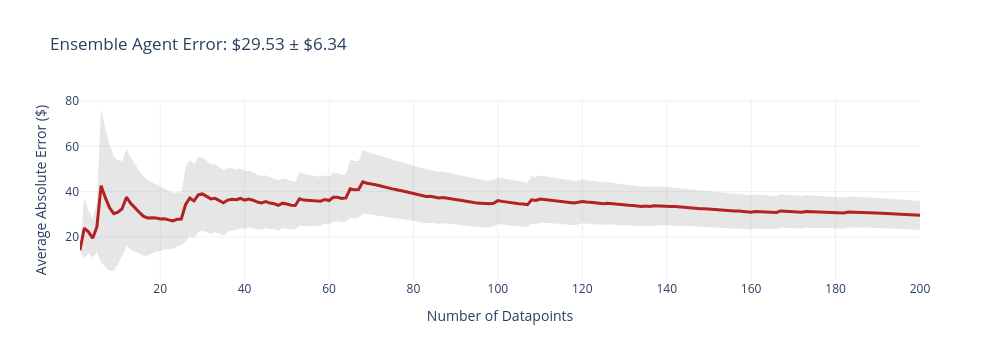
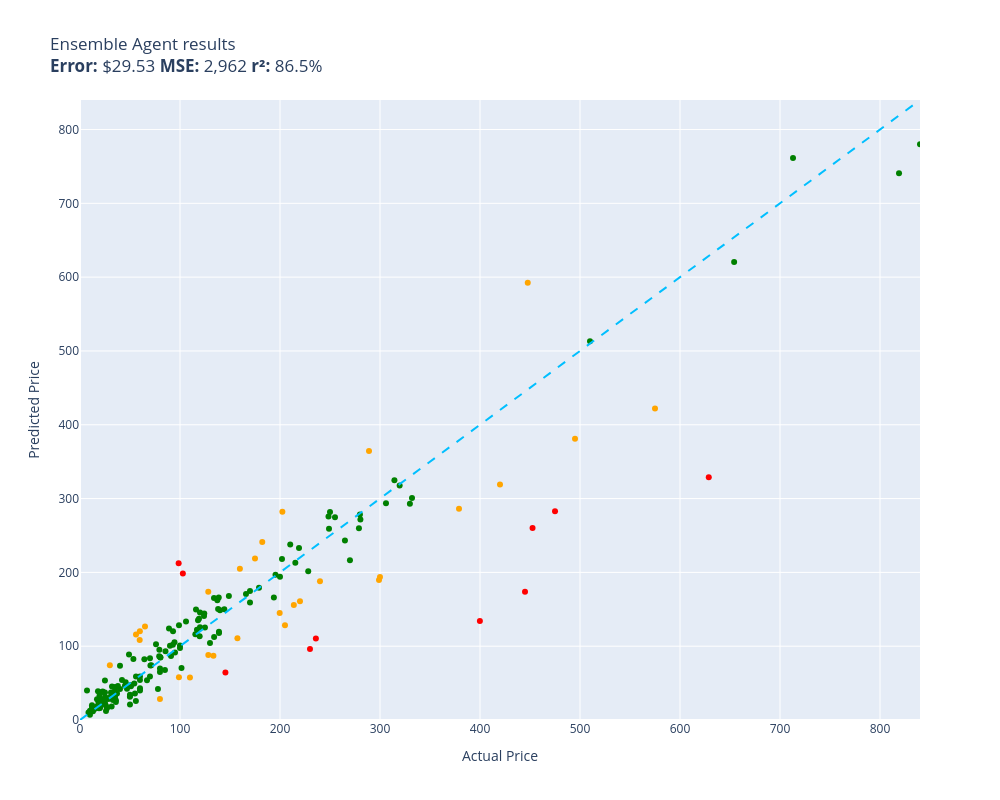

The cell these charts' notebook holds for them, in order:
### Code cell
evaluate(ensemble_agent,test)

### Figure 1 — Plotly figure (JSON) as saved in the notebook; plotly's stock layout.template omitted (floating-point values rounded to 4 significant figures; data arrays with more than 128 entries replaced by an {"elided": "..."} marker saying what was removed)
{"data": [{"fill": "toself", "fillcolor": "rgba(128,128,128,0.2)", "hoverinfo": "skip", "line": {"color": "rgba(255,255,255,0)"}, "name": "95% CI", "showlegend": false, "type": "scatter", "x": {"elided": "400 int values"}, "y": {"elided": "400 float values"}}, {"customdata": {"elided": "200x1 float values"}, "hovertemplate": "n=%{x}<br>Avg Error=$%{y:,.2f}<br>±95% CI=$%{customdata[0]:,.2f}<extra></extra>", "line": {"color": "firebrick", "width": 3}, "mode": "lines", "name": "Cumulative Avg Error", "type": "scatter", "x": {"elided": "200 int values"}, "y": {"elided": "200 float values"}}], "layout": {"height": 360, "showlegend": false, "title": {"text": "Ensemble Agent Error: $29.53 ± $6.34"}, "width": 1000, "xaxis": {"title": {"text": "Number of Datapoints"}}, "yaxis": {"title": {"text": "Average Absolute Error ($)"}}}}

### Figure 2 — Plotly figure (JSON) as saved in the notebook; plotly's stock layout.template omitted (floating-point values rounded to 4 significant figures; data arrays with more than 128 entries replaced by an {"elided": "..."} marker saying what was removed)
{"data": [{"customdata": {"elided": "161x1 str values"}, "hovertemplate": "%{customdata[0]}<extra></extra>", "legendgroup": "green", "marker": {"color": "green", "size": 6, "symbol": "circle"}, "mode": "markers", "name": "green", "orientation": "v", "showlegend": true, "type": "scatter", "x": {"elided": "161 float values"}, "xaxis": "x", "y": {"elided": "161 float values"}, "yaxis": "y"}, {"customdata": [["Stand for Raven Pro Document Scanner - P...\nGuess=$74.09 Actual=$29.85"], ["Metabo HPT 36V MultiVolt™ Cordless Rotar...\nGuess=$286.08 Actual=$379.00"], ["SKB iSeries 3i-13096-6KP Case for BlackM...\nGuess=$218.67 Actual=$174.99"], ["Mini PC, Kinupute Desktop Computer E3-12...\nGuess=$381.01 Actual=$495.00"], ["Clementoni 39132.5 Jigsaw Puzzle 1,000 P...\nGuess=$28.33 Actual=$79.95"], ["GanFindX Portable Car Hand Controls for ...\nGuess=$205.01 Actual=$159.90"], ["Evergreen HSHB2005 Cylinder Head Gasket ...\nGuess=$108.44 Actual=$59.69"], ["Travelpro Platinum Elite Slim Business L...\nGuess=$155.73 Actual=$213.83"], ["JRready ST6313 DT Deutsch Connector Kit,...\nGuess=$144.88 Actual=$199.68"], ["Dakota Alert MURS Alert Probe Sensor - M...\nGuess=$160.84 Actual=$219.99"], ["Evan-Fischer Front Bumper Cover Compatib...\nGuess=$281.98 Actual=$202.38"], ["Western Digital Enterprise RE4-GP 2TB SA...\nGuess=$57.51 Actual=$109.95"], ["VLAND LED Smoked Taillights Compatible F...\nGuess=$187.87 Actual=$239.99"], ["Marvel Legends Series X-Men 6-Inch Archa...\nGuess=$57.90 Actual=$98.95"], ["ANZO USA 111207 GMC SIERRA 99-06 / YUKON...\nGuess=$241.28 Actual=$182.28"], ["Grey Pneumatic 1311SD Impact Socket Set\nGuess=$110.63 Actual=$157.43"], ["Walker Exhaust Ultra EPA 16478 Direct Fi...\nGuess=$422.01 Actual=$574.99"], ["Mikrotik RB3011UIAS-RM RouterBOARD 10xGi...\nGuess=$189.71 Actual=$299.00"], ["DuraGo 29515020 Front Hub Assembly\nGuess=$88.04 Actual=$128.34"], ["Linkloos Solar Street Lights Outdoor Wat...\nGuess=$115.87 Actual=$55.99"], ["Hp Pavilion P7-1257c Motherboard Aahd3-h...\nGuess=$120.12 Actual=$59.86"], ["UPR Mach 1 Chin Spoiler Fits 94-98 Musta...\nGuess=$126.76 Actual=$64.99"], ["SP Air Corporation SP-8102BU 1/4-Inch He...\nGuess=$128.24 Actual=$204.99"], ["ROHL WSGUM3018WH Wire Sink Grids, White\nGuess=$173.62 Actual=$128.28"], ["Audio Techinca ATW-T1002 System 10 Handh...\nGuess=$364.50 Actual=$289.00"], ["Steering Wheel, Carbon Fiber Automotive ...\nGuess=$592.34 Actual=$447.74"], ["Pacific Drums PDCM1618TTRB 16 x 18 Inche...\nGuess=$319.19 Actual=$419.99"], ["HP Laserjet 2100 Laser Printer W/Test Pr...\nGuess=$193.75 Actual=$299.98"], ["Targus CityGear Durable Backpack, Black,...\nGuess=$87.02 Actual=$133.43"]], "hovertemplate": "%{customdata[0]}<extra></extra>", "legendgroup": "orange", "marker": {"color": "orange", "size": 6, "symbol": "circle"}, "mode": "markers", "name": "orange", "orientation": "v", "showlegend": true, "type": "scatter", "x": [29.85, 379.0, 175.0, 495.0, 79.95, 159.9, 59.69, 213.8, 199.7, 220.0, 202.4, 110.0, 240.0, 98.95, 182.3, 157.4, 575.0, 299.0, 128.3, 55.99, 59.86, 64.99, 205.0, 128.3, 289.0, 447.7, 420.0, 300.0, 133.4], "xaxis": "x", "y": [74.09, 286.1, 218.7, 381.0, 28.33, 205.0, 108.4, 155.7, 144.9, 160.8, 282.0, 57.51, 187.9, 57.9, 241.3, 110.6, 422.0, 189.7, 88.04, 115.9, 120.1, 126.8, 128.2, 173.6, 364.5, 592.3, 319.2, 193.8, 87.02], "yaxis": "y"}, {"customdata": [["RBC12-UPC Replacement Battery Cartridge ...\nGuess=$96.19 Actual=$229.99"], ["DEWALT 20V MAX* XR Impact Driver with Bl...\nGuess=$260.20 Actual=$452.53"], ["Aolemi Oil Rubbed Bronze Single Function...\nGuess=$212.25 Actual=$98.65"], ["Wenger City Upgrade Laptop Backpack with...\nGuess=$64.38 Actual=$145.42"], ["KOHLER 18865-CP Filtered Water Faucet, P...\nGuess=$282.93 Actual=$475.00"], ["Sumerain S1339CM Double Handle Widesprea...\nGuess=$110.40 Actual=$235.86"], ["Poison Spyder 10-08-020 Rocker Knocker\nGuess=$328.97 Actual=$628.76"], ["Lighted Triangle Mirror Cabinet Bathroom...\nGuess=$173.59 Actual=$445.00"], ["Canon Sure Shot 90u 35mm Date Camera\nGuess=$133.96 Actual=$399.89"], ["GENUINE VOLVO THERMOSTAT (3.0, 3.2) S60 ...\nGuess=$198.63 Actual=$102.85"]], "hovertemplate": "%{customdata[0]}<extra></extra>", "legendgroup": "red", "marker": {"color": "red", "size": 6, "symbol": "circle"}, "mode": "markers", "name": "red", "orientation": "v", "showlegend": true, "type": "scatter", "x": [230.0, 452.5, 98.65, 145.4, 475.0, 235.9, 628.8, 445.0, 399.9, 102.8], "xaxis": "x", "y": [96.19, 260.2, 212.3, 64.38, 282.9, 110.4, 329.0, 173.6, 134.0, 198.6], "yaxis": "y"}, {"hoverinfo": "skip", "line": {"color": "deepskyblue", "dash": "dash", "width": 2}, "mode": "lines", "name": "y = x", "showlegend": false, "type": "scatter", "x": [0, 840.0], "y": [0, 840.0]}], "layout": {"height": 800, "legend": {"title": {"text": "color"}, "tracegroupgap": 0}, "showlegend": false, "title": {"text": "Ensemble Agent results<br><b>Error:</b> $29.53 <b>MSE:</b> 2,962 <b>r²:</b> 86.5%"}, "width": 1000, "xaxis": {"anchor": "y", "domain": [0, 1], "range": [0, 840.0], "title": {"text": "Actual Price"}}, "yaxis": {"anchor": "x", "domain": [0, 1], "range": [0, 840.0], "title": {"text": "Predicted Price"}}}}
